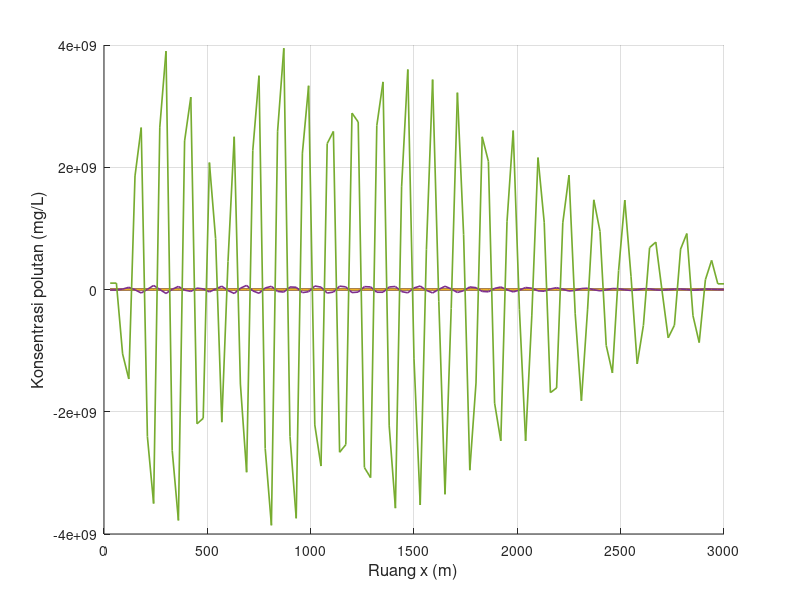

Recreate this plot in MATLAB. (Note: this script raises an error after producing the figure.)
clear; clc; close all;

% Feby Syarief Al A`raaf
% 26050124130087
% Oseanografi C

% Simulasi adveksi 1 dimensi dengan metode FTCS
% Sumber polutan diskontinu
% NIM ganjil, xyz = 087, sehingga z = 7 dan 0.zyx = 0.780

x_digit = 0;
y_digit = 8;
z_digit = 7;

u_xyz    = 0.780;
C_source = 10 * z_digit;

n_plot = [0, ...
          10 + z_digit, 20 + z_digit, 30 + z_digit, 40 + z_digit, ...
          50 + z_digit, 100 + z_digit, 200 + z_digit, 300 + z_digit, ...
          500 + z_digit, 800 + z_digit, 1000 + z_digit];

L = 3000;
T = 10800;

scenario(1).nama = 'Skenario 1';
scenario(1).dx   = 30;
scenario(1).dt   = 8;
scenario(1).u    = u_xyz;
scenario(1).n    = 20 + z_digit;
scenario(1).m    = 30 + z_digit;

scenario(2).nama = 'Skenario 2';
scenario(2).dx   = 60;
scenario(2).dt   = 8;
scenario(2).u    = u_xyz;
scenario(2).n    = 20 + z_digit;
scenario(2).m    = 60 + z_digit;

scenario(3).nama = 'Skenario 3';
scenario(3).dx   = 15;
scenario(3).dt   = 8;
scenario(3).u    = u_xyz;
scenario(3).n    = 20 + z_digit;
scenario(3).m    = 15 + z_digit;

scenario(4).nama = 'Skenario 4';
scenario(4).dx   = 30;
scenario(4).dt   = 8;
scenario(4).u    = 0.5 * u_xyz;
scenario(4).n    = 20 + z_digit;
scenario(4).m    = 30 + z_digit;

scenario(5).nama = 'Skenario 5';
scenario(5).dx   = 30;
scenario(5).dt   = 8;
scenario(5).u    = 2 * u_xyz;
scenario(5).n    = 20 + z_digit;
scenario(5).m    = 30 + z_digit;

scenario(6).nama = 'Skenario 6';
scenario(6).dx   = 30;
scenario(6).dt   = 8;
scenario(6).u    = -u_xyz;
scenario(6).n    = 20 + z_digit;
scenario(6).m    = 30 + z_digit;

scenario(7).nama = 'Skenario 7';
scenario(7).dx   = 30;
scenario(7).dt   = 2;
scenario(7).u    = u_xyz;
scenario(7).n    = 100 + z_digit;
scenario(7).m    = 30 + z_digit;

scenario(8).nama = 'Skenario 8';
scenario(8).dx   = 30;
scenario(8).dt   = 16;
scenario(8).u    = u_xyz;
scenario(8).n    = 10 + z_digit;
scenario(8).m    = 30 + z_digit;

folder_output = 'output_Diskontinu_FTCS_Polutan_Terhadap_Ruang';
if ~exist(folder_output, 'dir')
    mkdir(folder_output);
end

for s = 1:numel(scenario)

    fprintf('\nMemproses %s\n', scenario(s).nama);

    dx       = scenario(s).dx;
    dt       = scenario(s).dt;
    u        = scenario(s).u;
    n_source = scenario(s).n;
    m_source = scenario(s).m;

    M_grid = round(L / dx);
    Mmax   = max(M_grid, m_source);
    Nmax   = round(T / dt);

    courant = u * dt / dx;

    fprintf('dx = %.3f m, dt = %.3f s, u = %.3f m/s, n = %d, m = %d\n', ...
            dx, dt, u, n_source, m_source);
    fprintf('Mmax = %d, Nmax = %d, C = %.4f\n', Mmax, Nmax, courant);

    if any(n_plot > Nmax)
        n_tidak_valid = n_plot(n_plot > Nmax);
        fprintf('%s: n = %s melebihi Nmax = %d sehingga tidak digrafikkan.\n', ...
                scenario(s).nama, mat2str(n_tidak_valid), Nmax);
    end

    % F0 = kondisi pada waktu sekarang (n)
    % F  = kondisi pada waktu berikutnya (n+1)
    F0 = zeros(1, Mmax);
    F  = zeros(1, Mmax);

    x_space  = (1:Mmax) * dx;
    snapshot = NaN(length(n_plot), Mmax);

    % Kondisi awal n = 0
    F0(:) = 0;

    % Sumber diskontinu pada n = 0
    if n_source == 0
        F0(m_source) = C_source;
    end

    idx0 = find(n_plot == 0, 1);
    if ~isempty(idx0)
        snapshot(idx0, :) = F0;
    end

    % Loop waktu FTCS
    for J = 1:Nmax

        % Boundary condition
        F0(1)    = F0(2);
        F0(Mmax) = F0(Mmax-1);

        % Skema FTCS
        for i = 2:(Mmax-1)
            F(i) = F0(i) - (u * dt / (2 * dx)) * (F0(i+1) - F0(i-1));
        end

        % Boundary condition untuk hasil baru
        F(1)    = F(2);
        F(Mmax) = F(Mmax-1);

        % Sumber diskontinu hanya diberikan sekali pada (n_source, m_source)
        if J == n_source
            F(m_source) = C_source;
        end

        % Simpan snapshot jika waktu ini termasuk n_plot
        idx_snap = find(n_plot == J, 1);
        if ~isempty(idx_snap)
            snapshot(idx_snap, :) = F;
        end

        % Update ke level waktu berikutnya
        F0 = F;
    end

    fig = figure('Visible', 'off', 'Position', [100 100 1400 600]);
    hold on;

    legend_text = {};

    for k = 1:length(n_plot)

        if all(isnan(snapshot(k, :)))
            continue;
        end

        plot(x_space, snapshot(k, :), 'LineWidth', 1.2);
        legend_text{end+1} = sprintf('n = %d', n_plot(k));
    end

    grid on;
    xlabel('Ruang x (m)', 'FontSize', 12);
    ylabel('Konsentrasi polutan (mg/L)', 'FontSize', 12);
    title(sprintf('%s - Konsentrasi polutan terhadap ruang (FTCS)', scenario(s).nama), ...
          'Feby Syarief-0087-Ose C', 'FontSize', 14, 'FontWeight', 'bold');
    xlim([x_space(1), x_space(end)]);

    y_max = max(snapshot(:), [], 'omitnan');
    if isempty(y_max) || isnan(y_max) || y_max <= 0
        ylim([0 1]);
    else
        ylim([0, max(C_source * 1.2, y_max * 1.1)]);
    end

    set(gca, 'FontSize', 11);

    legend(legend_text, ...
           'Location', 'northwest', ...
           'FontSize', 8, ...
           'NumColumns', 2, ...
           'Box', 'on');

    hold off;

    nama_file = sprintf('ftcs_diskontinu_ruang_skenario_%d.png', s);
    saveas(fig, fullfile(folder_output, nama_file));
    close(fig);

    fprintf('%s selesai diproses.\n', scenario(s).nama);
end

fprintf('\nSemua skenario telah selesai diproses.\n');clear; clc; close all;

% Feby Syarief Al A`raaf
% 26050124130087
% Oseanografi C

% Simulasi adveksi 1 dimensi dengan metode FTCS
% Sumber polutan diskontinu
% NIM ganjil, xyz = 087, sehingga z = 7 dan 0.zyx = 0.780

x_digit = 0;
y_digit = 8;
z_digit = 7;

u_xyz    = 0.780;
C_source = 10 * z_digit;

n_plot = [0, ...
          10 + z_digit, 20 + z_digit, 30 + z_digit, 40 + z_digit, ...
          50 + z_digit, 100 + z_digit, 200 + z_digit, 300 + z_digit, ...
          500 + z_digit, 800 + z_digit, 1000 + z_digit];

L = 3000;
T = 10800;

scenario(1).nama = 'Skenario 1';
scenario(1).dx   = 30;
scenario(1).dt   = 8;
scenario(1).u    = u_xyz;
scenario(1).n    = 20 + z_digit;
scenario(1).m    = 30 + z_digit;

scenario(2).nama = 'Skenario 2';
scenario(2).dx   = 60;
scenario(2).dt   = 8;
scenario(2).u    = u_xyz;
scenario(2).n    = 20 + z_digit;
scenario(2).m    = 60 + z_digit;

scenario(3).nama = 'Skenario 3';
scenario(3).dx   = 15;
scenario(3).dt   = 8;
scenario(3).u    = u_xyz;
scenario(3).n    = 20 + z_digit;
scenario(3).m    = 15 + z_digit;

scenario(4).nama = 'Skenario 4';
scenario(4).dx   = 30;
scenario(4).dt   = 8;
scenario(4).u    = 0.5 * u_xyz;
scenario(4).n    = 20 + z_digit;
scenario(4).m    = 30 + z_digit;

scenario(5).nama = 'Skenario 5';
scenario(5).dx   = 30;
scenario(5).dt   = 8;
scenario(5).u    = 2 * u_xyz;
scenario(5).n    = 20 + z_digit;
scenario(5).m    = 30 + z_digit;

scenario(6).nama = 'Skenario 6';
scenario(6).dx   = 30;
scenario(6).dt   = 8;
scenario(6).u    = -u_xyz;
scenario(6).n    = 20 + z_digit;
scenario(6).m    = 30 + z_digit;

scenario(7).nama = 'Skenario 7';
scenario(7).dx   = 30;
scenario(7).dt   = 2;
scenario(7).u    = u_xyz;
scenario(7).n    = 100 + z_digit;
scenario(7).m    = 30 + z_digit;

scenario(8).nama = 'Skenario 8';
scenario(8).dx   = 30;
scenario(8).dt   = 16;
scenario(8).u    = u_xyz;
scenario(8).n    = 10 + z_digit;
scenario(8).m    = 30 + z_digit;

folder_output = 'output_Diskontinu_FTCS_Polutan_Terhadap_Ruang';
if ~exist(folder_output, 'dir')
    mkdir(folder_output);
end

for s = 1:numel(scenario)

    fprintf('\nMemproses %s\n', scenario(s).nama);

    dx       = scenario(s).dx;
    dt       = scenario(s).dt;
    u        = scenario(s).u;
    n_source = scenario(s).n;
    m_source = scenario(s).m;

    M_grid = round(L / dx);
    Mmax   = max(M_grid, m_source);
    Nmax   = round(T / dt);

    courant = u * dt / dx;

    fprintf('dx = %.3f m, dt = %.3f s, u = %.3f m/s, n = %d, m = %d\n', ...
            dx, dt, u, n_source, m_source);
    fprintf('Mmax = %d, Nmax = %d, C = %.4f\n', Mmax, Nmax, courant);

    if any(n_plot > Nmax)
        n_tidak_valid = n_plot(n_plot > Nmax);
        fprintf('%s: n = %s melebihi Nmax = %d sehingga tidak digrafikkan.\n', ...
                scenario(s).nama, mat2str(n_tidak_valid), Nmax);
    end

    % F0 = kondisi pada waktu sekarang (n)
    % F  = kondisi pada waktu berikutnya (n+1)
    F0 = zeros(1, Mmax);
    F  = zeros(1, Mmax);

    x_space  = (1:Mmax) * dx;
    snapshot = NaN(length(n_plot), Mmax);

    % Kondisi awal n = 0
    F0(:) = 0;

    % Sumber diskontinu pada n = 0
    if n_source == 0
        F0(m_source) = C_source;
    end

    idx0 = find(n_plot == 0, 1);
    if ~isempty(idx0)
        snapshot(idx0, :) = F0;
    end

    % Loop waktu FTCS
    for J = 1:Nmax

        % Boundary condition
        F0(1)    = F0(2);
        F0(Mmax) = F0(Mmax-1);

        % Skema FTCS
        for i = 2:(Mmax-1)
            F(i) = F0(i) - (u * dt / (2 * dx)) * (F0(i+1) - F0(i-1));
        end

        % Boundary condition untuk hasil baru
        F(1)    = F(2);
        F(Mmax) = F(Mmax-1);

        % Sumber diskontinu hanya diberikan sekali pada (n_source, m_source)
        if J == n_source
            F(m_source) = C_source;
        end

        % Simpan snapshot jika waktu ini termasuk n_plot
        idx_snap = find(n_plot == J, 1);
        if ~isempty(idx_snap)
            snapshot(idx_snap, :) = F;
        end

        % Update ke level waktu berikutnya
        F0 = F;
    end

    fig = figure('Visible', 'off', 'Position', [100 100 1400 600]);
    hold on;

    legend_text = {};

    for k = 1:length(n_plot)

        if all(isnan(snapshot(k, :)))
            continue;
        end

        plot(x_space, snapshot(k, :), 'LineWidth', 1.2);
        legend_text{end+1} = sprintf('n = %d', n_plot(k));
    end

    grid on;
    xlabel('Ruang x (m)', 'FontSize', 12);
    ylabel('Konsentrasi polutan (mg/L)', 'FontSize', 12);
    title(sprintf('%s - Konsentrasi polutan terhadap ruang (FTCS)', scenario(s).nama), ...
          'Feby Syarief-0087-Ose C', 'FontSize', 14, 'FontWeight', 'bold');
    xlim([x_space(1), x_space(end)]);

    y_max = max(snapshot(:), [], 'omitnan');
    if isempty(y_max) || isnan(y_max) || y_max <= 0
        ylim([0 1]);
    else
        ylim([0, max(C_source * 1.2, y_max * 1.1)]);
    end

    set(gca, 'FontSize', 11);

    legend(legend_text, ...
           'Location', 'northwest', ...
           'FontSize', 8, ...
           'NumColumns', 2, ...
           'Box', 'on');

    hold off;

    nama_file = sprintf('ftcs_diskontinu_ruang_skenario_%d.png', s);
    saveas(fig, fullfile(folder_output, nama_file));
    close(fig);

    fprintf('%s selesai diproses.\n', scenario(s).nama);
end

fprintf('\nSemua skenario telah selesai diproses.\n');
